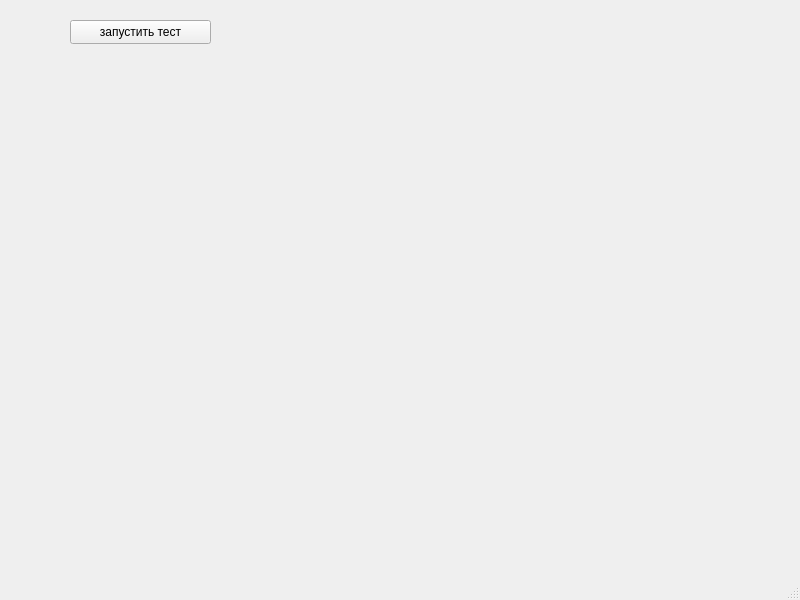
<?xml version="1.0" encoding="UTF-8"?>
<ui version="4.0">
 <class>MainWindow</class>
 <widget class="QMainWindow" name="MainWindow">
  <property name="geometry">
   <rect>
    <x>0</x>
    <y>0</y>
    <width>800</width>
    <height>600</height>
   </rect>
  </property>
  <property name="windowTitle">
   <string>MainWindow</string>
  </property>
  <widget class="QWidget" name="centralwidget">
   <widget class="QPushButton" name="pushButton">
    <property name="geometry">
     <rect>
      <x>70</x>
      <y>20</y>
      <width>141</width>
      <height>24</height>
     </rect>
    </property>
    <property name="text">
     <string>запустить тест</string>
    </property>
   </widget>
  </widget>
  <widget class="QMenuBar" name="menubar">
   <property name="geometry">
    <rect>
     <x>0</x>
     <y>0</y>
     <width>800</width>
     <height>22</height>
    </rect>
   </property>
  </widget>
  <widget class="QStatusBar" name="statusbar"/>
 </widget>
 <resources/>
 <connections/>
</ui>
